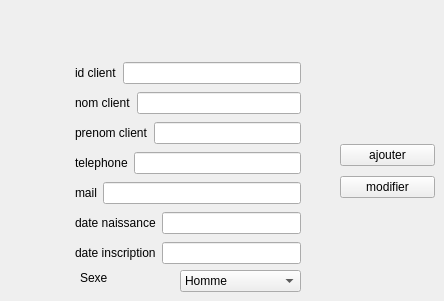
    <widget class="QWidget" name="tab_8">
     <attribute name="title">
      <string>nouveau client</string>
     </attribute>
     <widget class="QWidget" name="layoutWidget_2">
      <property name="geometry">
       <rect>
        <x>340</x>
        <y>140</y>
        <width>95</width>
        <height>64</height>
       </rect>
      </property>
      <layout class="QVBoxLayout" name="verticalLayout_9">
       <item>
        <widget class="QPushButton" name="ajoutcl">
         <property name="text">
          <string>ajouter</string>
         </property>
        </widget>
       </item>
       <item>
        <widget class="QPushButton" name="modifcl">
         <property name="text">
          <string>modifier</string>
         </property>
        </widget>
       </item>
      </layout>
     </widget>
     <widget class="QWidget" name="layoutWidget_3">
      <property name="geometry">
       <rect>
        <x>75</x>
        <y>60</y>
        <width>226</width>
        <height>206</height>
       </rect>
      </property>
      <layout class="QVBoxLayout" name="verticalLayout_10">
       <item>
        <layout class="QHBoxLayout" name="horizontalLayout_17">
         <item>
          <widget class="QLabel" name="label_16">
           <property name="text">
            <string>id client</string>
           </property>
          </widget>
         </item>
         <item>
          <widget class="QLineEdit" name="lineEdit_dom"/>
         </item>
        </layout>
       </item>
       <item>
        <layout class="QHBoxLayout" name="horizontalLayout_18">
         <item>
          <widget class="QLabel" name="label_17">
           <property name="text">
            <string>nom client</string>
           </property>
          </widget>
         </item>
         <item>
          <widget class="QLineEdit" name="lineEdit_dom2"/>
         </item>
        </layout>
       </item>
       <item>
        <layout class="QHBoxLayout" name="horizontalLayout_19">
         <item>
          <widget class="QLabel" name="label_18">
           <property name="text">
            <string>prenom client</string>
           </property>
          </widget>
         </item>
         <item>
          <widget class="QLineEdit" name="lineEdit_dom3"/>
         </item>
        </layout>
       </item>
       <item>
        <layout class="QHBoxLayout" name="horizontalLayout_20">
         <item>
          <widget class="QLabel" name="label_19">
           <property name="text">
            <string>telephone</string>
           </property>
          </widget>
         </item>
         <item>
          <widget class="QLineEdit" name="lineEdit_dom4"/>
         </item>
        </layout>
       </item>
       <item>
        <layout class="QHBoxLayout" name="horizontalLayout_21">
         <item>
          <widget class="QLabel" name="label_20">
           <property name="text">
            <string>mail</string>
           </property>
          </widget>
         </item>
         <item>
          <widget class="QLineEdit" name="lineEdit_dom5"/>
         </item>
        </layout>
       </item>
       <item>
        <layout class="QHBoxLayout" name="horizontalLayout_22">
         <item>
          <widget class="QLabel" name="label_21">
           <property name="text">
            <string>date naissance</string>
           </property>
          </widget>
         </item>
         <item>
          <widget class="QLineEdit" name="lineEdit_dom7"/>
         </item>
        </layout>
       </item>
       <item>
        <layout class="QHBoxLayout" name="horizontalLayout_23">
         <item>
          <widget class="QLabel" name="label_22">
           <property name="text">
            <string>date inscription</string>
           </property>
          </widget>
         </item>
         <item>
          <widget class="QLineEdit" name="lineEdit_dom8"/>
         </item>
        </layout>
       </item>
      </layout>
     </widget>
     <widget class="QComboBox" name="sexedom">
      <property name="geometry">
       <rect>
        <x>180</x>
        <y>270</y>
        <width>121</width>
        <height>22</height>
       </rect>
      </property>
      <item>
       <property name="text">
        <string>Homme</string>
       </property>
      </item>
      <item>
       <property name="text">
        <string>Femme</string>
       </property>
      </item>
     </widget>
     <widget class="QLabel" name="label_23">
      <property name="geometry">
       <rect>
        <x>80</x>
        <y>270</y>
        <width>56</width>
        <height>16</height>
       </rect>
      </property>
      <property name="text">
       <string>Sexe</string>
      </property>
     </widget>
    </widget>
